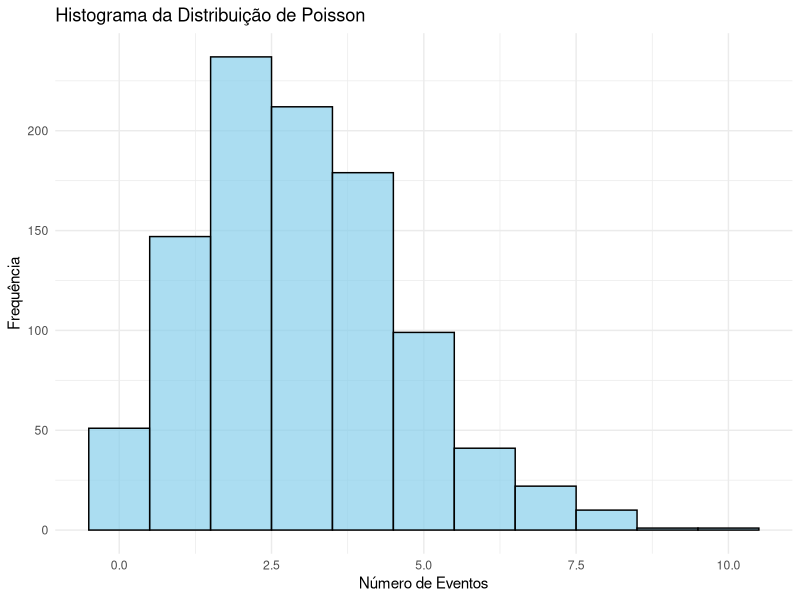
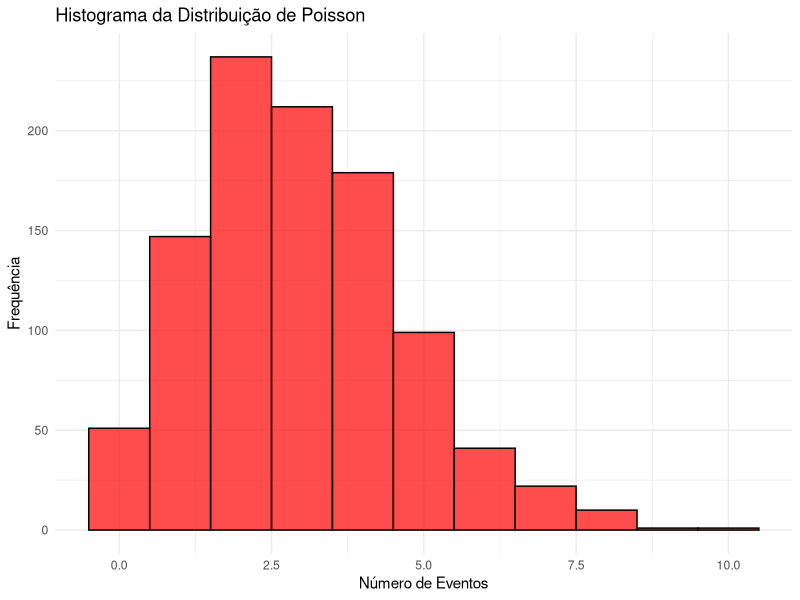

R code for these plots, in order:
## ---- chunk 1
# semente
set.seed(123)

# Parâmetros
lambda <- 3
n_sim <- 1000

# Simulação de dados
dados_poisson <- rpois(n_sim, lambda)

# Criando o histograma
library(ggplot2)
ggplot(data.frame(x = dados_poisson), aes(x)) +
  geom_histogram(binwidth = 1, fill = "skyblue", color = "black", alpha = 0.7) +
  labs(title = "Histograma da Distribuição de Poisson",
       x = "Número de Eventos",
       y = "Frequência") +
  theme_minimal()
## ---- chunk 2
#| echo: false

# semente
set.seed(123)

# Parâmetros
lambda <- 3
n_sim <- 1000

# Simulação de dados
dados_poisson <- rpois(n_sim, lambda)

# Criando o histograma
library(ggplot2)
ggplot(data.frame(x = dados_poisson), aes(x)) +
  geom_histogram(binwidth = 1, fill = "red", color = "black", alpha = 0.7) +
  labs(title = "Histograma da Distribuição de Poisson",
       x = "Número de Eventos",
       y = "Frequência") +
  theme_minimal()
